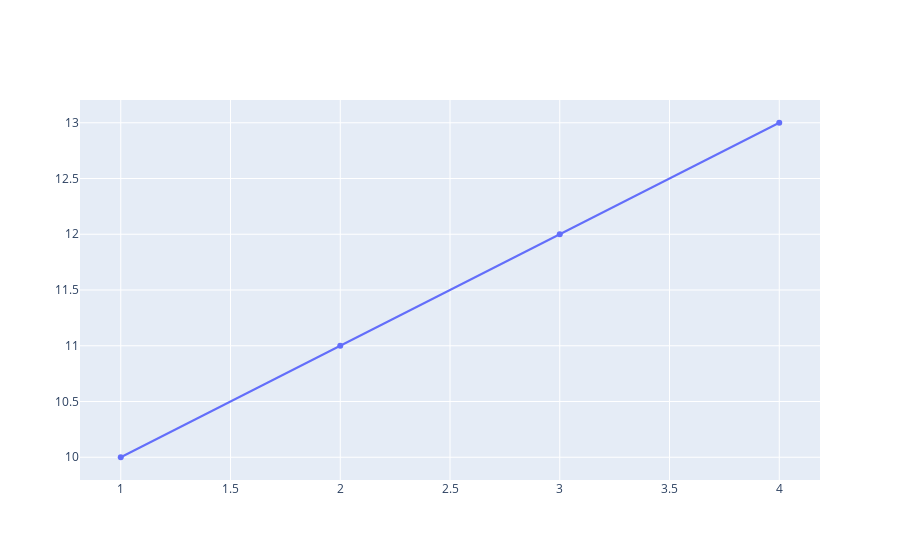

Notebook code cell kept with this figure:
### Code cell
fig = go.Figure(data = go.Scatter(x = [1,2,3,4], y = [10,11,12,13]))
fig.show()

### Figure 1 — Plotly figure (JSON) as saved in the notebook; plotly's stock layout.template omitted (floating-point values rounded to 4 significant figures)
{"data": [{"type": "scatter", "x": [1, 2, 3, 4], "y": [10, 11, 12, 13]}], "layout": {}}
